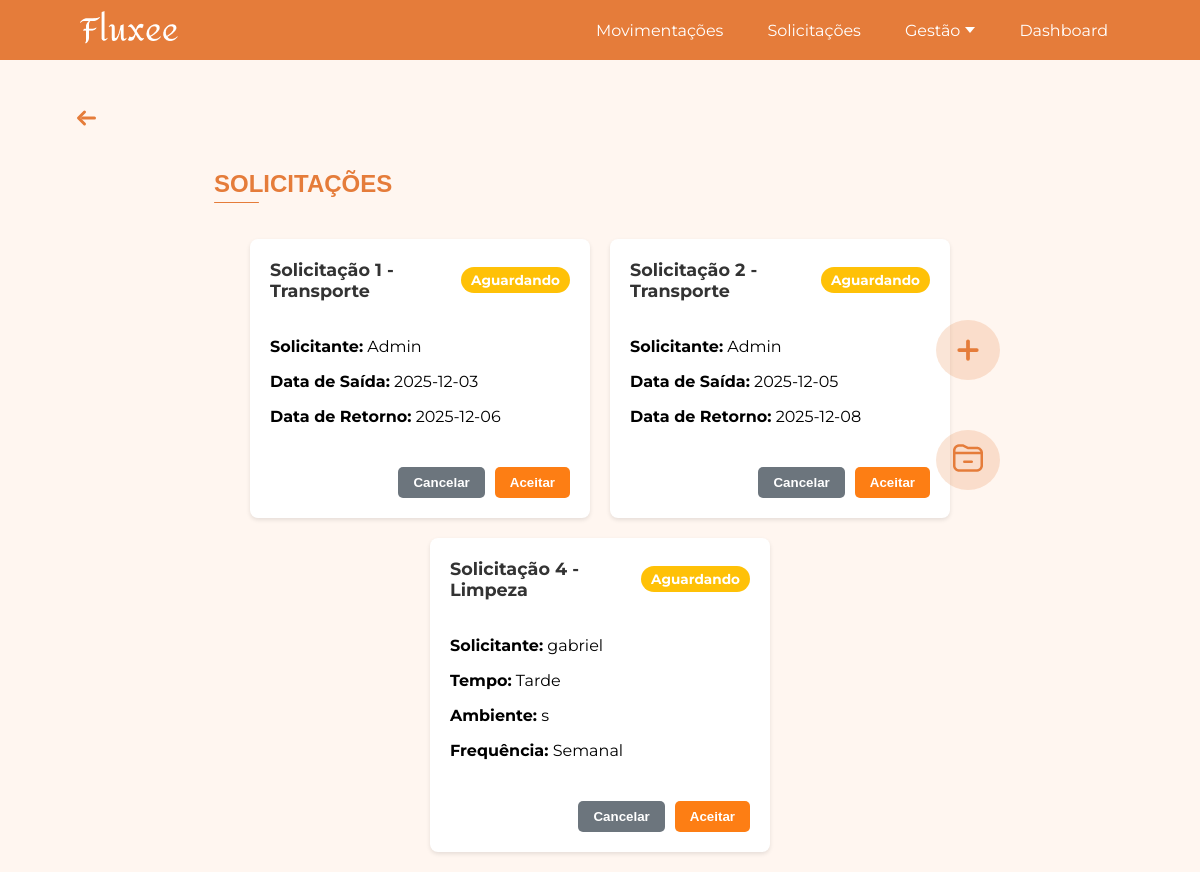
Page /solicitacoes/ (signed in) on the earlier database version.
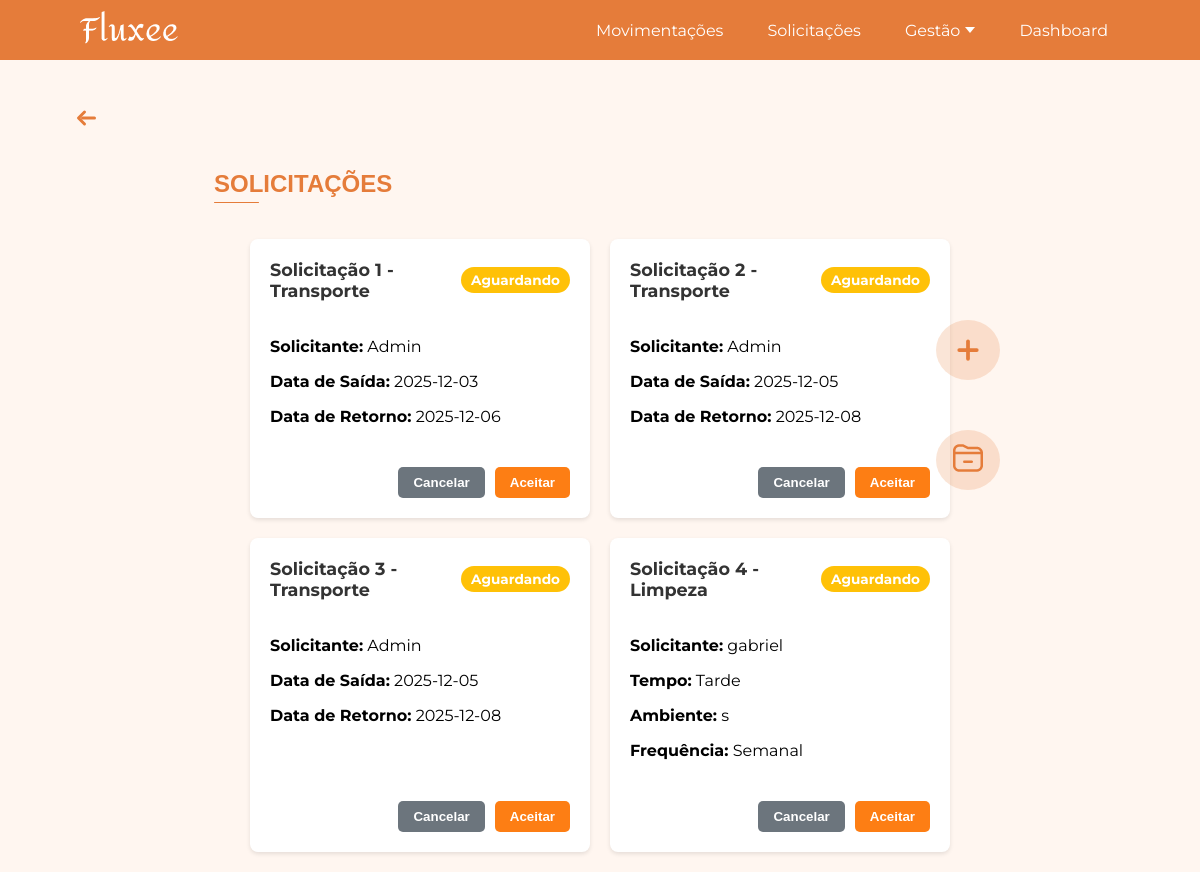
Same page on the later database version.
### app/models.py (models this page shows, shortened)
class SolicitacaoTransporte(db.Model):
    __tablename__ = 'solicitacao_transporte'
    id = db.Column(db.Integer, primary_key=True)
    solicitante = db.Column(db.String(200))
    servico_id = db.Column(db.Integer, db.ForeignKey('services.id'), nullable=True)
    data_saida = db.Column(db.String)
    data_retorno = db.Column(db.String)
    quantidade_de_onibus = db.Column(db.Integer)
    horario_de_saida = db.Column(db.String)
    horario_de_chegada = db.Column(db.String)
    status = db.Column(db.String(50), nullable=False, default="Aguardando")

class SolicitacaoLimpeza(db.Model):
    __tablename__ = 'solicitacao_limpeza'
    id = db.Column(db.Integer, primary_key=True)
    solicitante = db.Column(db.String(200))
    servico_id = db.Column(db.Integer, db.ForeignKey('services.id'), nullable=True)
    tempo = db.Column(db.String)
    ambiente = db.Column(db.String)
    frequencia = db.Column(db.String)
    status = db.Column(db.String(50), nullable=False, default="Aguardando")

### app/view.py (the view)
@app.route('/solicitacoes/')
@login_required
def solicitacoes():
    solicitacoes_produto_models = Solicitacao.query.options(db.joinedload(Solicitacao.disciplina), db.joinedload(Solicitacao.produto)).filter_by(status="Aguardando").all()
    solicitacoes_produto_dto = [
        SolicitacaoProdutoDTO(
            id=s.id,
            nome=s.nome,
            disciplina_nome=s.disciplina.nome if s.disciplina else "N/A",
            produto_nome=s.produto.nome if s.produto else "N/A",
            quantidade=s.quantidade,
            data_limite=s.data_limite,
            finalidade=s.finalidade,
            status=s.status
        ) for s in solicitacoes_produto_models
    ]
    solicitacoes_transporte_models = SolicitacaoTransporte.query.filter_by(status="Aguardando").all()
    solicitacoes_transporte_dto = [
        SolicitacaoTransporteDTO(
            id=s.id,
            solicitante=s.solicitante,
            servico_id=s.servico_id,
            data_saida=s.data_saida,
            data_retorno=s.data_retorno,
            quantidade_de_onibus=s.quantidade_de_onibus,
            horario_de_saida=s.horario_de_saida,
            horario_de_chegada=s.horario_de_chegada,
            status=s.status
        ) for s in solicitacoes_transporte_models
    ]
    solicitacoes_seguranca_models = SolicitacaoSeguranca.query.filter_by(status="Aguardando").all()
    solicitacoes_seguranca_dto = [
        SolicitacaoSegurancaDTO(
            id=s.id,
            solicitante=s.solicitante,
            servico_id=s.servico_id,
            data_inicio=s.data_inicio,
            area_atuacao=s.area_atuacao,
            turno=s.turno,
            status=s.status
        ) for s in solicitacoes_seguranca_models
    ]
    solicitacoes_limpeza_models = SolicitacaoLimpeza.query.filter_by(status="Aguardando").all()
    solicitacoes_limpeza_dto = [
        SolicitacaoLimpezaDTO(
            id=s.id,
            solicitante=s.solicitante,
            servico_id=s.servico_id,
            tempo=s.tempo,
            ambiente=s.ambiente,
            frequencia=s.frequencia,
            status=s.status
        ) for s in solicitacoes_limpeza_models
    ]
    solicitacoes = solicitacoes_produto_dto + solicitacoes_transporte_dto + solicitacoes_seguranca_dto + solicitacoes_limpeza_dto
    return render_template(
        'solicitacoes.html',
        solicitacoes=solicitacoes,
    )

### app/models.py (called while the page is built)
@login_manager.user_loader
def load_user(user_id):
    return User.query.get(int(user_id))

### app/templates/solicitacoes.html (shortened to what this page needs)
<!DOCTYPE html>
<html lang="pt-BR">
<head>
    <link rel="stylesheet" href="{{ url_for('static', filename='css/home.css') }}">
    <link rel="stylesheet" href="{{ url_for('static', filename='css/solicitacoes.css') }}">
</head>
<body>
    {% include 'componentes/alertas/alerta_sucesso.html' %}
    {% include 'componentes/header/header.html' %}
{% with texto="SOLICITAÇÕES" %}
        {% include 'componentes/titulos/titulo.html' %}
    {% endwith %}
    <div class="gestao-botao">
        {% include 'componentes/botoes/botao_gestao_add_solicitacao.html' %}
    </div>
    <div style="margin-left: 80vw;" class="link-arquivados">
        <a href="{{ url_for('solicitacoes_arquivadas') }}">
            <img src="{{ url_for('static', filename='images/arquivar.png') }}"
                alt="Arquivados">
        </a>
    </div>
    <div class="solicitacoes-container">
        {% for solicitacao in solicitacoes %}
            {% include 'componentes/cards/card_solicitacao.html' %}
        {% endfor %}
    </div>
</body>
</html>

### app/templates/componentes/alertas/alerta_sucesso.html (shortened to what this page needs)
<link rel="stylesheet" href="{{ url_for('static', filename='css/diversos/alerta_sucesso.css') }}">

### app/templates/componentes/header/header.html (shortened to what this page needs)
<header class="site-header">
  <div class="container">
    <a href="/" class="logo">
      <img src="{{ url_for('static', filename='images/fluxee2.png') }}" alt="Logo Fluxeé">
    </a>
    <nav class="nav">
      <ul>
        <li><a href="{{ url_for('movimentacoes') }}">Movimentações</a></li>
        <li><a href="{{ url_for('solicitacoes') }}">Solicitações</a></li>
        <li class="dropdown_gestao">
          <a href="#" class="dropbtn">
            Gestão <span class="arrow"></span>
          </a>
        </li>
        <li><a href="{{ url_for('dashboard') }}">Dashboard</a></li>
      </ul>
    </nav>
  </div>
</header>
<link rel="stylesheet" href="{{ url_for('static', filename='css/header.css') }}">

### app/templates/componentes/titulos/titulo.html
<div class="titulo-container">
    <div class="seta-container">
        <a href="{{ url_for('home') }}" class="titulo-voltar" title="Voltar para a página inicial">
            <svg xmlns="http://www.w3.org/2000/svg" width="45" height="24" fill="none" stroke="#E57C3A" stroke-width="3" stroke-linecap="round" stroke-linejoin="round" viewBox="0 0 24 24">
                <line x1="8" y1="12" x2="20" y2="12" />
                <polyline points="10 6 4 12 10 18" />
            </svg>
        </a>
    </div>
    <div class="titulo-linha">
        <h1 class="titulo">{{ texto }}</h1>
    </div>
</div>
<link rel="stylesheet" href="{{ url_for('static', filename='css/diversos/titulo.css') }}">

### app/templates/componentes/botoes/botao_gestao_add_solicitacao.html
<a href="{{ url_for('adicionar_solicitacao') }}" class="botao-adicionar" title="Adicionar novo produto">
    <svg xmlns="http://www.w3.org/2000/svg" width="24" height="24" fill="none" stroke="#E57C3A" stroke-width="3" stroke-linecap="round" stroke-linejoin="round" viewBox="0 0 24 24">
        <line x1="12" y1="5" x2="12" y2="19"/>
        <line x1="5" y1="12" x2="19" y2="12"/>
    </svg>
</a>
<link rel="stylesheet" href="{{ url_for('static', filename='css/botoes/botao_gestao_add_produto.css') }}">

### app/templates/componentes/cards/card_solicitacao.html
<div class="solicitacao-card">
    <div class="header">
        <span class="id-solicitacao">Solicitação {{ solicitacao.id }} - {{ solicitacao.categoria }}</span>
        <span class="status {{ solicitacao.status | lower }}">{{ solicitacao.status }}</span>
    </div>
    <div class="content">
        <p><strong>Solicitante:</strong> {{ solicitacao.solicitante }}</p>
        {% if solicitacao.categoria == "Transporte" %}
            <p><strong>Data de Saída:</strong> {{ solicitacao.data_saida }}</p>
            <p><strong>Data de Retorno:</strong> {{ solicitacao.data_retorno }}</p>
        {% elif solicitacao.categoria == "Limpeza" %}
            <p><strong>Tempo:</strong> {{ solicitacao.tempo }}</p>
            <p><strong>Ambiente:</strong> {{ solicitacao.ambiente }}</p>
            <p><strong>Frequência:</strong> {{ solicitacao.frequencia }}</p>
        {% elif solicitacao.categoria == "Segurança" %}
            <p><strong>Data de Início:</strong> {{ solicitacao.data_inicio }}</p>
            <p><strong>Área de Atuação:</strong> {{ solicitacao.area_atuacao }}</p>
            <p><strong>Turno:</strong> {{ solicitacao.turno }}</p>
        {% elif solicitacao.categoria == "Produto" %}
            <p><strong>Nome:</strong> {{ solicitacao.nome }}</p>
            <p><strong>Finalidade:</strong> {{ solicitacao.finalidade }}</p>
        {% endif %}
    </div>
    <div class="actions">
        {% if solicitacao.status != "Concluido" and solicitacao.status != "Cancelado" %}
        <button type="button" class="btn-cancelar open-confirmation-modal"
                data-solicitacao-id="{{ solicitacao.id }}"
                data-solicitacao-categoria="{{ solicitacao.categoria }}"
                data-new-status="Cancelado"
                data-confirmation-message="Tem certeza que deseja cancelar esta solicitação (ID: {{ solicitacao.id }})?">
            Cancelar
        </button>
        <button type="button" class="btn-aceitar open-confirmation-modal"
                data-solicitacao-id="{{ solicitacao.id }}"
                data-solicitacao-categoria="{{ solicitacao.categoria }}"
                data-new-status="Concluido"
                data-confirmation-message="Tem certeza que deseja aceitar esta solicitação (ID: {{ solicitacao.id }})?">
            Aceitar
        </button>
        {% endif %}
    </div>
</div>

### app/static/css/home.css (style rules this page uses)
html, body { margin: 0; padding: 0; font-family: 'Montserrat', Arial, sans-serif; background-color: #FFF6F0; }
.gestao-botao { display: flex; align-items: flex-start; }

### app/static/css/solicitacoes.css (style rules this page uses)
.solicitacoes-container { width: 80%; margin-inline: auto ; display: flex; flex-wrap: wrap; gap: 20px; padding: 20px; justify-content: center; }
.solicitacao-card { background-color: #fff; border-radius: 8px; box-shadow: 0 2px 4px rgba(0, 0, 0, 0.1); width: 300px; padding: 20px; display: flex; flex-direction: column; gap: 10px; }
.solicitacao-card .header { display: flex; justify-content: space-between; align-items: center; margin-bottom: 10px; }
.solicitacao-card .id-solicitacao { font-size: 1.1em; font-weight: bold; color: #333; }
.solicitacao-card .status { padding: 5px 10px; border-radius: 20px; font-size: 0.85em; font-weight: bold; color: #fff; }
.solicitacao-card .status.aguardando { background-color: #ffc107; }
.solicitacao-card .content { margin-bottom: 15px; }
.solicitacao-card .actions { display: flex; justify-content: flex-end; gap: 10px; margin-top: auto; }
.solicitacao-card .btn-cancelar, .solicitacao-card .btn-aceitar { padding: 8px 15px; border: none; border-radius: 5px; cursor: pointer; font-weight: bold; transition: background-color 0.2s ease; }
.solicitacao-card .btn-cancelar { background-color: #6c757d; color: #fff; }
.solicitacao-card .btn-aceitar { background-color: #fd7e14; color: #fff; }
.link-arquivados { display: flex; align-items: center; justify-content: center; width: 64px; height: 60px; border-radius: 50%; background-color: rgba(229, 124, 58, 0.2); text-decoration: none; cursor: pointer; transition: transform 0.2s ease, box-shadow 0.2s ease; position: fixed; right: 150px; top: 430px; z-index: 1000; }
@media (max-width: 2100px) { .link-arquivados { right: 80px; top: 430px; } }
@media (max-width: 1400px) { .link-arquivados { position: fixed; top: 430px; right: 200px; z-index: 2000; transform: none; } }

### app/static/css/header.css (style rules this page uses)
.site-header { background-color: #E57C3A; width: 100%; height: 65px; max-height: 60px; color: white; display: flex; align-items: center; padding: 0 80px; box-sizing: border-box; }
.site-header .container { display: flex; justify-content: space-between; align-items: center; width: 100%; margin: 0 auto; padding-right: 0; }
.logo { font-size: 1.5rem; font-weight: bold; }
.nav ul { display: flex; list-style: none; margin: 0; padding: 0; font-family: 'Montserrat', sans-serif; gap: 20px; }
.nav li { position: relative; margin: 0; }
.nav a { display: inline-flex; align-items: center; text-decoration: none; color: white; font-family: 'Montserrat', sans-serif; padding: 8px 12px; transition: color 0.3s ease; }
.nav li.dropdown_gestao .dropbtn { cursor: pointer; display: inline-flex; align-items: center; gap: 5px; }
.nav li.dropdown_gestao .arrow { display: inline-block; width: 0; height: 0; border-left: 5px solid transparent; border-right: 5px solid transparent; border-top: 6px solid white; transition: transform 0.3s ease; }

### app/static/css/diversos/titulo.css (style rules this page uses)
.titulo-container { margin-left: 64px; margin-top: 46px; display: block; }
.seta-container { margin-bottom: 20px; }
.titulo-voltar { text-decoration: none; display: inline-flex; align-items: center; transition: transform 0.2s ease; }
.titulo-linha .titulo { color: #E57C3A; margin-left: 150px; font-size: 24px; font-weight: 600; font-family: Arial, Helvetica, sans-serif; position: relative; display: inline-block; }
.titulo-linha .titulo::after { content: ""; display: block; width: 45px; height: 1px; background-color: #E57C3A; margin-top: 4px; border-radius: 2px; }

### app/static/css/botoes/botao_gestao_add_produto.css (style rules this page uses)
.botao-adicionar { display: flex; align-items: center; justify-content: center; width: 64px; height: 60px; border-radius: 50%; background-color: rgba(229, 124, 58, 0.2); text-decoration: none; cursor: pointer; transition: transform 0.2s ease, box-shadow 0.2s ease; position: fixed; right: 150px; top: 350px; z-index: 1000; }
.botao-adicionar svg { width: 30px; height: 30px; stroke: #E57C3A; }
@media (max-width: 2100px) { .botao-adicionar { right: 80px; } }
@media (max-width: 1400px) { .botao-adicionar { position: fixed; top: 320px; right: 200px; z-index: 2000; transform: none; } }

Differences in the rows shown:
added SolicitacaoTransporte: id "3", categoria "Transporte", status "Aguardando", solicitante "Admin", data_saida "2025-12-05", data_retorno "2025-12-08"
